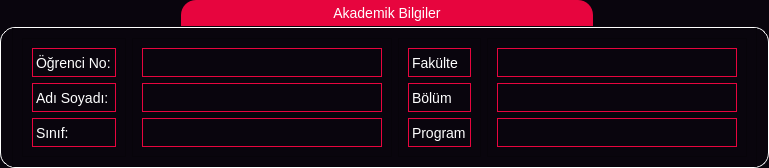
                     <widget class="QGroupBox" name="grpAkademik">
                      <property name="font">
                       <font>
                        <pointsize>-1</pointsize>
                       </font>
                      </property>
                      <property name="styleSheet">
                       <string notr="true">QGroupBox {
    border: 1px solid white;
    border-color: rgb(255,255,255);
    margin-top: 27px;
    font-size: 14px;
	border-top-left-radius: 15px;
    border-top-right-radius: 15px;
    border-bottom-left-radius: 15px;
    border-bottom-right-radius: 15px;
	background-color: rgb(9,5,13);
}

QGroupBox::title {
    subcontrol-origin: margin;
    subcontrol-position: top center;
    border-top-left-radius: 15px;
    border-top-right-radius: 15px;
    padding: 5px 150px;
    background-color: rgb(231,5,62);
    color: rgb(255, 255, 255);
}</string>
                      </property>
                      <property name="title">
                       <string>Akademik Bilgiler</string>
                      </property>
                      <layout class="QVBoxLayout" name="verticalLayout_16">
                       <property name="topMargin">
                        <number>0</number>
                       </property>
                       <property name="bottomMargin">
                        <number>0</number>
                       </property>
                       <item>
                        <widget class="QFrame" name="frameAkademik">
                         <property name="styleSheet">
                          <string notr="true">QFrame{
background-color: rgb(9,5,13);
border-color: rgb(231, 5, 62);
}</string>
                         </property>
                         <property name="frameShape">
                          <enum>QFrame::StyledPanel</enum>
                         </property>
                         <property name="frameShadow">
                          <enum>QFrame::Raised</enum>
                         </property>
                         <layout class="QHBoxLayout" name="horizontalLayout_2">
                          <item alignment="Qt::AlignVCenter">
                           <widget class="QFrame" name="frame">
                            <property name="styleSheet">
                             <string notr="true"/>
                            </property>
                            <property name="frameShape">
                             <enum>QFrame::StyledPanel</enum>
                            </property>
                            <property name="frameShadow">
                             <enum>QFrame::Raised</enum>
                            </property>
                            <layout class="QVBoxLayout" name="verticalLayout_13">
                             <item>
                              <widget class="QLabel" name="label">
                               <property name="minimumSize">
                                <size>
                                 <width>0</width>
                                 <height>29</height>
                                </size>
                               </property>
                               <property name="font">
                                <font>
                                 <pointsize>-1</pointsize>
                                </font>
                               </property>
                               <property name="styleSheet">
                                <string notr="true">QLabel {
    border: 1px solid gray;
    border-color: rgb(231,5,62);
    font-size: 14px;
	background-color: rgb(9,5,13);
	color:rgb(255,255,255);
}</string>
                               </property>
                               <property name="frameShape">
                                <enum>QFrame::StyledPanel</enum>
                               </property>
                               <property name="text">
                                <string>Öğrenci No:</string>
                               </property>
                              </widget>
                             </item>
                             <item>
                              <widget class="QLabel" name="label_2">
                               <property name="minimumSize">
                                <size>
                                 <width>0</width>
                                 <height>29</height>
                                </size>
                               </property>
                               <property name="font">
                                <font>
                                 <pointsize>-1</pointsize>
                                </font>
                               </property>
                               <property name="styleSheet">
                                <string notr="true">QFrame {
    border: 1px solid gray;
    border-color: rgb(231,5,62);
    font-size: 14px;
	background-color: rgb(9,5,13);
	color:rgb(255,255,255);
}</string>
                               </property>
                               <property name="frameShape">
                                <enum>QFrame::StyledPanel</enum>
                               </property>
                               <property name="text">
                                <string>Adı Soyadı:</string>
                               </property>
                              </widget>
                             </item>
                             <item>
                              <widget class="QLabel" name="label_3">
                               <property name="minimumSize">
                                <size>
                                 <width>0</width>
                                 <height>29</height>
                                </size>
                               </property>
                               <property name="font">
                                <font>
                                 <pointsize>-1</pointsize>
                                </font>
                               </property>
                               <property name="styleSheet">
                                <string notr="true">QLabel {
    border: 1px solid gray;
    border-color: rgb(231,5,62);
    font-size: 14px;
	background-color: rgb(9,5,13);
	color:rgb(255,255,255);
}</string>
                               </property>
                               <property name="frameShape">
                                <enum>QFrame::StyledPanel</enum>
                               </property>
                               <property name="text">
                                <string>Sınıf:</string>
                               </property>
                              </widget>
                             </item>
                            </layout>
                           </widget>
                          </item>
                          <item alignment="Qt::AlignHCenter|Qt::AlignVCenter">
                           <widget class="QFrame" name="frame_2">
                            <property name="styleSheet">
                             <string notr="true"/>
                            </property>
                            <property name="frameShape">
                             <enum>QFrame::StyledPanel</enum>
                            </property>
                            <property name="frameShadow">
                             <enum>QFrame::Raised</enum>
                            </property>
                            <layout class="QVBoxLayout" name="verticalLayout_14">
                             <item>
                              <widget class="QLineEdit" name="lnOgrNo">
                               <property name="enabled">
                                <bool>false</bool>
                               </property>
                               <property name="minimumSize">
                                <size>
                                 <width>240</width>
                                 <height>29</height>
                                </size>
                               </property>
                               <property name="styleSheet">
                                <string notr="true">QLineEdit {
    border: 1px solid gray;
    border-color: rgb(231,5,62);
    font-size: 14px;
	background-color: rgb(9,5,13);
	color:rgb(255,255,255);
}</string>
                               </property>
                              </widget>
                             </item>
                             <item>
                              <widget class="QLineEdit" name="lnAdSoyad">
                               <property name="enabled">
                                <bool>false</bool>
                               </property>
                               <property name="minimumSize">
                                <size>
                                 <width>240</width>
                                 <height>29</height>
                                </size>
                               </property>
                               <property name="styleSheet">
                                <string notr="true">QLineEdit {
    border: 1px solid gray;
    border-color: rgb(231,5,62);
    font-size: 14px;
	background-color: rgb(9,5,13);
	color:rgb(255,255,255);
}</string>
                               </property>
                              </widget>
                             </item>
                             <item>
                              <widget class="QLineEdit" name="lnSinif">
                               <property name="enabled">
                                <bool>false</bool>
                               </property>
                               <property name="minimumSize">
                                <size>
                                 <width>240</width>
                                 <height>29</height>
                                </size>
                               </property>
                               <property name="styleSheet">
                                <string notr="true">QLineEdit {
    border: 1px solid gray;
    border-color: rgb(231,5,62);
    font-size: 14px;
	background-color: rgb(9,5,13);
	color:rgb(255,255,255);
}</string>
                               </property>
                              </widget>
                             </item>
                            </layout>
                           </widget>
                          </item>
                          <item alignment="Qt::AlignVCenter">
                           <widget class="QFrame" name="frame_3">
                            <property name="frameShape">
                             <enum>QFrame::StyledPanel</enum>
                            </property>
                            <property name="frameShadow">
                             <enum>QFrame::Raised</enum>
                            </property>
                            <layout class="QVBoxLayout" name="verticalLayout_15">
                             <item>
                              <widget class="QLabel" name="label_7">
                               <property name="minimumSize">
                                <size>
                                 <width>0</width>
                                 <height>29</height>
                                </size>
                               </property>
                               <property name="font">
                                <font>
                                 <pointsize>-1</pointsize>
                                </font>
                               </property>
                               <property name="styleSheet">
                                <string notr="true">QFrame {
    border: 1px solid gray;
    border-color: rgb(231,5,62);
    font-size: 14px;
	background-color: rgb(9,5,13);
	color:rgb(255,255,255);
}</string>
                               </property>
                               <property name="frameShape">
                                <enum>QFrame::StyledPanel</enum>
                               </property>
                               <property name="text">
                                <string>Fakülte</string>
                               </property>
                              </widget>
                             </item>
                             <item>
                              <widget class="QLabel" name="label_8">
                               <property name="minimumSize">
                                <size>
                                 <width>0</width>
                                 <height>29</height>
                                </size>
                               </property>
                               <property name="font">
                                <font>
                                 <pointsize>-1</pointsize>
                                </font>
                               </property>
                               <property name="styleSheet">
                                <string notr="true">QFrame {
    border: 1px solid gray;
    border-color: rgb(231,5,62);
    font-size: 14px;
	background-color: rgb(9,5,13);
	color:rgb(255,255,255);
}</string>
                               </property>
                               <property name="frameShape">
                                <enum>QFrame::StyledPanel</enum>
                               </property>
                               <property name="text">
                                <string>Bölüm</string>
                               </property>
                              </widget>
                             </item>
                             <item>
                              <widget class="QLabel" name="label_9">
                               <property name="minimumSize">
                                <size>
                                 <width>0</width>
                                 <height>29</height>
                                </size>
                               </property>
                               <property name="font">
                                <font>
                                 <pointsize>-1</pointsize>
                                </font>
                               </property>
                               <property name="styleSheet">
                                <string notr="true">QFrame {
    border: 1px solid gray;
    border-color: rgb(231,5,62);
    font-size: 14px;
	background-color: rgb(9,5,13);
	color:rgb(255,255,255);
}</string>
                               </property>
                               <property name="frameShape">
                                <enum>QFrame::StyledPanel</enum>
                               </property>
                               <property name="text">
                                <string>Program</string>
                               </property>
                              </widget>
                             </item>
                            </layout>
                           </widget>
                          </item>
                          <item alignment="Qt::AlignHCenter|Qt::AlignVCenter">
                           <widget class="QFrame" name="frame_4">
                            <property name="frameShape">
                             <enum>QFrame::StyledPanel</enum>
                            </property>
                            <property name="frameShadow">
                             <enum>QFrame::Raised</enum>
                            </property>
                            <layout class="QVBoxLayout" name="verticalLayout_17">
                             <item>
                              <widget class="QLineEdit" name="lnFakulte">
                               <property name="enabled">
                                <bool>false</bool>
                               </property>
                               <property name="minimumSize">
                                <size>
                                 <width>240</width>
                                 <height>29</height>
                                </size>
                               </property>
                               <property name="styleSheet">
                                <string notr="true">QLineEdit {
    border: 1px solid gray;
    border-color: rgb(231,5,62);
    font-size: 14px;
	background-color: rgb(9,5,13);
	color:rgb(255,255,255);
}</string>
                               </property>
                              </widget>
                             </item>
                             <item>
                              <widget class="QLineEdit" name="lnBolum">
                               <property name="enabled">
                                <bool>false</bool>
                               </property>
                               <property name="minimumSize">
                                <size>
                                 <width>240</width>
                                 <height>29</height>
                                </size>
                               </property>
                               <property name="styleSheet">
                                <string notr="true">QLineEdit {
    border: 1px solid gray;
    border-color: rgb(231,5,62);
    font-size: 14px;
	background-color: rgb(9,5,13);
	color:rgb(255,255,255);
}</string>
                               </property>
                              </widget>
                             </item>
                             <item>
                              <widget class="QLineEdit" name="lnProgram">
                               <property name="enabled">
                                <bool>false</bool>
                               </property>
                               <property name="minimumSize">
                                <size>
                                 <width>240</width>
                                 <height>29</height>
                                </size>
                               </property>
                               <property name="styleSheet">
                                <string notr="true">QLineEdit {
    border: 1px solid gray;
    border-color: rgb(231,5,62);
    font-size: 14px;
	background-color: rgb(9,5,13);
	color:rgb(255,255,255);
}</string>
                               </property>
                              </widget>
                             </item>
                            </layout>
                           </widget>
                          </item>
                         </layout>
                        </widget>
                       </item>
                      </layout>
                     </widget>
